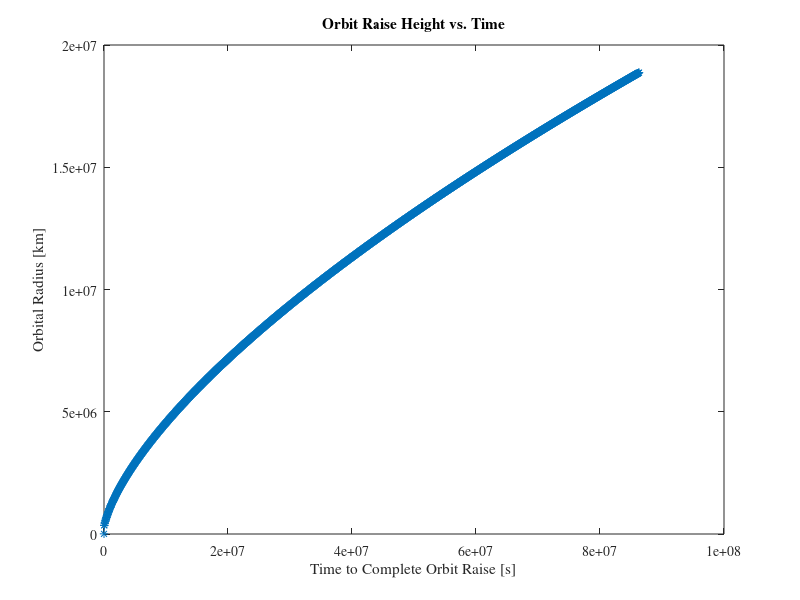

MATLAB code for this plot:
%SYSEN 5350 - Multidisciplinary Design Optimization
%Orbit Calculation

clear all
close all

%specify how many steps to loop
n = 1000;

%% Design Variables Vector Input
ri = 6.61534*10^6; %[m] Initial Orbital Radius
mstruct = 1655.48; %[kg] Initial Spacecraft Structure Mass (without propellant)
Isp = 4733.78; %[s] Specific Impulse for low thrust continuous orbit raise

%% Parameters
deltav = 1000/n; %[m/s] Total Change in Velocity the spacecraft should do
g = 9.81; %[m/s^2] Initial Gravitational Acceleration
rE = 6378100; %[m] Radius of Earth
G = 6.67408*10^-11; %[m^3/(kg*s^2)] Gravitational Constant
mE = 5.972*10^24; %[kg] Mass of Earth
cD = 0.1; %[-] spacecraft coefficient of drag
A = 1; %[m^2] Frontal area of spacecraft
ti = 0; %[s] initial time of simulation
Pe = 1*10^-5; %[kPa] spaceraft thruster plume's pressure
Ae = 1; %[m^2] spacecraft thruster nozzle's exit area
Ve = 1000; %[m/s] Spacecraft thruster nozzle plume's exit velocity %citation https://electricrocket.org/2019/590.pdf
eta = 2; %[-] Thrust multiplier

%% Set initial time and orbit radius 
    i = 1;
    ri(i) = ri;
    ti(i) = ti;

%% Calculate every mass from final to initial
    hi(n) = ri - rE; %[m] initial height of spacecraft above Earth
    gi = g./((1 + hi(n)./rE).^2); %[m/s^2] initial gravitational acceleration on spacecraft
    ms(n) = mstruct;
    mp(n) = ms(n).*(exp(deltav./(Isp.*gi))-1);
    mi(n) = ms(n) + mp(n);
    mf(n) = mi(n) - mp(n);
    for i = 1:(n-1)
        ms(n-i) = ms(n+1-i) + mp(n+1-i);
        mp(n-i) = ms(n+1-i).*(exp(deltav./(Isp.*gi))-1);
        mi(n+1-i) = ms(n+1-i) + mp(n+1-i);
        mf(n+1-i) = mi(n+1-i) - mp(n+1-i);
    end

%% Calculate first step
    i = 1;

    % Gravity Module
    hi(i) = ri(i) - rE; %[m] initial height of spacecraft above Earth
    gi(i) = g./((1 + hi(i)./rE).^2); %[m/s^2] initial gravitational acceleration on spacecraft
    
    % Propellant Module
    mi(i) = mp(i) + ms(i); %[kg] initial spacecraft mass (propellant and structure)
    mf(i) = mi(i) - mp(i); %[kg] final spacecraft mass
    
    %Low Altitude Atmosphere Module (NASA Model)
    Ti(i) = -131.21 + 0.00299.*hi(i); %[deg C] Initial atmospheric temp (NASA model)
    Pi(i) = 2.488.*(((Ti(i) + 273.1)./216.6).^-11.388); %[kPa] Initial atmospheric pressure (NASA model)
    rhoi(i) = Pi(i)./(0.2869.*(Ti(i)+273.1)); %[kg/m^3] Initial atmospheric density (NASA model)
    
    %Low Altitude Station-Keeping Module
    Fgi(i) = G.*mE.*mi(i)./ri(i).^2; %[N] Initial force of gravity on the spacecraft
    Fci(i) = Fgi(i); %[N] Initial centrifugal force on the spacecraft (circular orbit) (CONSTRAINT)
    Vi(i) = sqrt(Fci(i).*ri(i)./mi(i)); %[m/s] Initial spacecraft velocity
    Fdi(i) = (1/2).*rhoi(i).*Vi(i).^2.*cD.*A; %[N] Initial force of drag on spacecraft
    Fthi(i) = Fdi(i); %[N] initial thrust of spacecraft needed for station-keeping
    
    %Orbit Raising Module
    Ftho(i) = eta.*Fthi(i); %[N] orbit raising thrust multiplier
    tf(i) = ti(i) + (mi(i) - mf(i))./((Ftho(i) - (Pe - Pi(i)).*Ae.*1000)./Ve); %[s] Time taken to hit max orbit raise
    rf(i) = Vi(i).*(tf(i)-ti(i)) + ri(i); %[m] final orbital radius of spacecraft
    hf(i) = rf(i) - rE; %[m] final height of spacecraft above Earth
    gf(i) = g./((1 + hf(i)./rE).^2); %[m/s^2] final gravitational acceleration on spacecraft
    
    %High Altitude Atmosphere Module (NASA Model)
    Tf(i) = -131.21 + 0.00299.*hf(i); %[deg C] Final atmospheric temp (NASA model)
    Pf(i) = 2.488.*(((Tf(i) + 273.1)./216.6).^-11.388); %[kPa] final atmospheric pressure (NASA model)
    rhof(i) = Pf(i)./(0.2869.*(Tf(i)+273.1)); %[kg/m^3] final atmospheric density (NASA model)
    
    % High Altitude Station-Keeping Module
    Fgf(i) = G.*mE.*ms(i)./rf(i).^2; %[N] final force of gravity on the spacecraft
    Fcf(i) = Fgf(i); %[N] final centrifugal force on the spacecraft (circular orbit) (CONSTRAINT)
    Vf(i) = sqrt(Fcf(i).*rf(i)./mf(i)); %[m/s] final spacecraft velocity
    Fdf(i) = (1/2).*rhof(i).*Vf(i).^2.*cD.*A; %[N] final force of drag on spacecraft
    Fthf(i) = Fdf(i); %[N] final thrust of spacecraft needed to station-keep circular orbit
    Ftot(i) = Fthi(i) + Ftho(i) + Fthf(i); %[N] Total thrust to complete orbit raise (OBJECTIVE minimize)

%% Calculate every step from final to initial
for i = 2:(n)

    %Connect to next propagation
    ti(i) = tf(i-1); %loop time
    ri(i) = rf(i-1); %loop orbital radius
    hi(i) = hf(i-1); %loop height
    gi(i) = gi(i-1); %loop gravitational acceleration
    Ti(i) = Tf(i-1); %loop temp
    Pi(i) = Pf(i-1); %loop pressure
    rhoi(i) = rhof(i-1); %loop density
    Ftho(i) = Ftho(i-1); %[N] orbit raising thrust multiplier
    Fgi(i) = Fgf(i-1); %loop gravity force
    Fci(i) = Fcf(i-1); %loop centrifugal force
    Vi(i) = Vf(i-1); %loop velocity
    Fdi(i) = Fdf(i-1); %loop drag force
    Fthi(i) = Fthf(i-1); %loop thrust force

    tf(i) = ti(i) + (mi(i) - mf(i))./((Ftho(i) - (Pe - Pi(i)).*Ae.*1000)./Ve); %[s] Time taken to hit max orbit raise
    rf(i) = Vi(i).*(tf(i) - ti(i)) + ri(i); %[m] final orbital radius of spacecraft
    hf(i) = rf(i) - rE; %[m] final height of spacecraft above Earth
    gf(i) = g./((1 + hf(i)./rE).^2); %[m/s^2] final gravitational acceleration on spacecraft

    %High Altitude Atmosphere Module (NASA Model)
    Tf(i) = -131.21 + 0.00299.*hf(i); %[deg C] Final atmospheric temp (NASA model)
    Pf(i) = 2.488.*(((Tf(i) + 273.1)./216.6).^-11.388); %[kPa] final atmospheric pressure (NASA model)
    rhof(i) = Pf(i)./(0.2869.*(Tf(i)+273.1)); %[kg/m^3] final atmospheric density (NASA model)

    % High Altitude Station-Keeping Module
    Fgf(i) = G.*mE.*ms(i)./rf(i).^2; %[N] final force of gravity on the spacecraft
    Fcf(i) = Fgf(i); %[N] final centrifugal force on the spacecraft (circular orbit) (CONSTRAINT)
    Vf(i) = sqrt(Fcf(i).*rf(i)./mf(i)); %[m/s] final spacecraft velocity
    Fdf(i) = (1/2).*rhof(i).*Vf(i).^2.*cD.*A; %[N] final force of drag on spacecraft
    Fthf(i) = Fdf(i); %[N] final thrust of spacecraft needed to station-keep circular orbit
    Ftot(i) = Fthi(i) + Ftho(i) + Fthf(i); %[N] Total thrust to complete orbit raise (OBJECTIVE minimize)
end

%% Visualization

time = [ti tf];
radius = [ri/1000 rf/1000];
plot(time, radius,'*')

set(gca,'fontname','times')
title('Orbit Raise Height vs. Time')
xlabel('Time to Complete Orbit Raise [s]')
ylabel('Orbital Radius [km]')
hold off

%% Print my workspace variable values 
myvals = whos;
for n = 1:length(myvals)
       myvals(n).name
       eval(myvals(n).name)
end